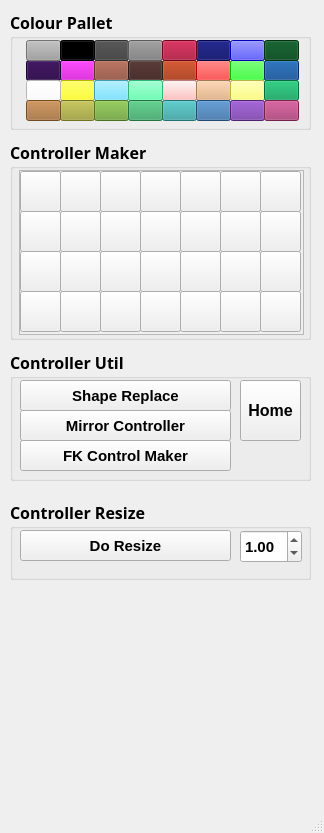
<?xml version="1.0" encoding="UTF-8"?>
<ui version="4.0">
 <class>RigControllerMaker</class>
 <widget class="QMainWindow" name="RigControllerMaker">
  <property name="geometry">
   <rect>
    <x>0</x>
    <y>0</y>
    <width>324</width>
    <height>833</height>
   </rect>
  </property>
  <property name="windowTitle">
   <string>Controller Maker ( ver.1.1.2 )</string>
  </property>
  <widget class="QWidget" name="centralwidget">
   <widget class="QGroupBox" name="Controller_Util_GRP">
    <property name="geometry">
     <rect>
      <x>10</x>
      <y>350</y>
      <width>301</width>
      <height>131</height>
     </rect>
    </property>
    <property name="sizePolicy">
     <sizepolicy hsizetype="Preferred" vsizetype="Maximum">
      <horstretch>0</horstretch>
      <verstretch>0</verstretch>
     </sizepolicy>
    </property>
    <property name="font">
     <font>
      <family>Waree</family>
      <pointsize>12</pointsize>
      <weight>75</weight>
      <bold>true</bold>
     </font>
    </property>
    <property name="title">
     <string>Controller Util</string>
    </property>
    <widget class="QPushButton" name="Shape_Replace_BTN">
     <property name="geometry">
      <rect>
       <x>10</x>
       <y>30</y>
       <width>211</width>
       <height>31</height>
      </rect>
     </property>
     <property name="font">
      <font>
       <family>Cantarell</family>
       <pointsize>11</pointsize>
       <weight>75</weight>
       <bold>true</bold>
      </font>
     </property>
     <property name="styleSheet">
      <string notr="true">QPushButton:checked{
background-color : rgb(0,255,0)
}</string>
     </property>
     <property name="text">
      <string>Shape Replace</string>
     </property>
    </widget>
    <widget class="QPushButton" name="FK_Control_Maker_BTN">
     <property name="geometry">
      <rect>
       <x>10</x>
       <y>90</y>
       <width>211</width>
       <height>31</height>
      </rect>
     </property>
     <property name="font">
      <font>
       <family>Cantarell</family>
       <pointsize>11</pointsize>
       <weight>75</weight>
       <bold>true</bold>
      </font>
     </property>
     <property name="text">
      <string>FK Control Maker</string>
     </property>
    </widget>
    <widget class="QPushButton" name="homeNull_BTN">
     <property name="geometry">
      <rect>
       <x>230</x>
       <y>30</y>
       <width>61</width>
       <height>61</height>
      </rect>
     </property>
     <property name="font">
      <font>
       <family>Cantarell</family>
       <pointsize>12</pointsize>
       <weight>75</weight>
       <italic>false</italic>
       <bold>true</bold>
      </font>
     </property>
     <property name="text">
      <string>Home</string>
     </property>
    </widget>
    <widget class="QPushButton" name="mirrorController_BTN">
     <property name="geometry">
      <rect>
       <x>10</x>
       <y>60</y>
       <width>211</width>
       <height>31</height>
      </rect>
     </property>
     <property name="font">
      <font>
       <family>Cantarell</family>
       <pointsize>11</pointsize>
       <weight>75</weight>
       <bold>true</bold>
      </font>
     </property>
     <property name="text">
      <string>Mirror Controller</string>
     </property>
    </widget>
   </widget>
   <widget class="QGroupBox" name="Colour_Pallet_GRP">
    <property name="geometry">
     <rect>
      <x>10</x>
      <y>10</y>
      <width>301</width>
      <height>120</height>
     </rect>
    </property>
    <property name="sizePolicy">
     <sizepolicy hsizetype="Preferred" vsizetype="Maximum">
      <horstretch>0</horstretch>
      <verstretch>0</verstretch>
     </sizepolicy>
    </property>
    <property name="minimumSize">
     <size>
      <width>0</width>
      <height>120</height>
     </size>
    </property>
    <property name="font">
     <font>
      <family>Waree</family>
      <pointsize>12</pointsize>
      <weight>75</weight>
      <bold>true</bold>
     </font>
    </property>
    <property name="title">
     <string>Colour Pallet</string>
    </property>
    <widget class="QPushButton" name="color_10_BTN">
     <property name="geometry">
      <rect>
       <x>50</x>
       <y>50</y>
       <width>35</width>
       <height>21</height>
      </rect>
     </property>
     <property name="styleSheet">
      <string notr="true">QPushButton{
background-color : rgb(199,0,199)
}</string>
     </property>
     <property name="text">
      <string/>
     </property>
    </widget>
    <widget class="QPushButton" name="color_11_BTN">
     <property name="geometry">
      <rect>
       <x>84</x>
       <y>50</y>
       <width>35</width>
       <height>21</height>
      </rect>
     </property>
     <property name="styleSheet">
      <string notr="true">QPushButton{
background-color : rgb(137,71,51)
}</string>
     </property>
     <property name="text">
      <string/>
     </property>
    </widget>
    <widget class="QPushButton" name="color_9_BTN">
     <property name="geometry">
      <rect>
       <x>16</x>
       <y>50</y>
       <width>35</width>
       <height>21</height>
      </rect>
     </property>
     <property name="styleSheet">
      <string notr="true">QPushButton{
background-color : rgb(37,0,67)
}</string>
     </property>
     <property name="text">
      <string/>
     </property>
    </widget>
    <widget class="QPushButton" name="color_13_BTN">
     <property name="geometry">
      <rect>
       <x>152</x>
       <y>50</y>
       <width>35</width>
       <height>21</height>
      </rect>
     </property>
     <property name="styleSheet">
      <string notr="true">QPushButton{
background-color : rgb(153,37,0)
}</string>
     </property>
     <property name="text">
      <string/>
     </property>
    </widget>
    <widget class="QPushButton" name="color_12_BTN">
     <property name="geometry">
      <rect>
       <x>118</x>
       <y>50</y>
       <width>35</width>
       <height>21</height>
      </rect>
     </property>
     <property name="styleSheet">
      <string notr="true">QPushButton{
background-color : rgb(62,34,31)
}</string>
     </property>
     <property name="text">
      <string/>
     </property>
    </widget>
    <widget class="QPushButton" name="color_14_BTN">
     <property name="geometry">
      <rect>
       <x>186</x>
       <y>50</y>
       <width>35</width>
       <height>21</height>
      </rect>
     </property>
     <property name="styleSheet">
      <string notr="true">QPushButton{
background-color : rgb(255,0,00)
}</string>
     </property>
     <property name="text">
      <string/>
     </property>
    </widget>
    <widget class="QPushButton" name="color_15_BTN">
     <property name="geometry">
      <rect>
       <x>220</x>
       <y>50</y>
       <width>35</width>
       <height>21</height>
      </rect>
     </property>
     <property name="styleSheet">
      <string notr="true">QPushButton{
background-color : rgb(0,255,0)
}</string>
     </property>
     <property name="text">
      <string/>
     </property>
    </widget>
    <widget class="QPushButton" name="color_16_BTN">
     <property name="geometry">
      <rect>
       <x>254</x>
       <y>50</y>
       <width>35</width>
       <height>21</height>
      </rect>
     </property>
     <property name="styleSheet">
      <string notr="true">QPushButton{
background-color : rgb(0,65,135)
}</string>
     </property>
     <property name="text">
      <string/>
     </property>
    </widget>
    <widget class="QPushButton" name="color_18_BTN">
     <property name="geometry">
      <rect>
       <x>50</x>
       <y>70</y>
       <width>35</width>
       <height>21</height>
      </rect>
     </property>
     <property name="styleSheet">
      <string notr="true">QPushButton{
background-color : rgb(255,255,0)
}</string>
     </property>
     <property name="text">
      <string/>
     </property>
    </widget>
    <widget class="QPushButton" name="color_19_BTN">
     <property name="geometry">
      <rect>
       <x>84</x>
       <y>70</y>
       <width>35</width>
       <height>21</height>
      </rect>
     </property>
     <property name="styleSheet">
      <string notr="true">QPushButton{
background-color : rgb(90,220,255)
}</string>
     </property>
     <property name="text">
      <string/>
     </property>
    </widget>
    <widget class="QPushButton" name="color_17_BTN">
     <property name="geometry">
      <rect>
       <x>16</x>
       <y>70</y>
       <width>35</width>
       <height>21</height>
      </rect>
     </property>
     <property name="styleSheet">
      <string notr="true">QPushButton{
background-color : rgb(255,255,255)
}</string>
     </property>
     <property name="text">
      <string/>
     </property>
    </widget>
    <widget class="QPushButton" name="color_21_BTN">
     <property name="geometry">
      <rect>
       <x>152</x>
       <y>70</y>
       <width>35</width>
       <height>21</height>
      </rect>
     </property>
     <property name="styleSheet">
      <string notr="true">QPushButton{
background-color : rgb(255,175,175)
}</string>
     </property>
     <property name="text">
      <string/>
     </property>
    </widget>
    <widget class="QPushButton" name="color_20_BTN">
     <property name="geometry">
      <rect>
       <x>118</x>
       <y>70</y>
       <width>35</width>
       <height>21</height>
      </rect>
     </property>
     <property name="styleSheet">
      <string notr="true">QPushButton{
background-color : rgb(67,255,162)
}</string>
     </property>
     <property name="text">
      <string/>
     </property>
    </widget>
    <widget class="QPushButton" name="color_22_BTN">
     <property name="geometry">
      <rect>
       <x>186</x>
       <y>70</y>
       <width>35</width>
       <height>21</height>
      </rect>
     </property>
     <property name="styleSheet">
      <string notr="true">QPushButton{
background-color : rgb(227,172,121)
}</string>
     </property>
     <property name="text">
      <string/>
     </property>
    </widget>
    <widget class="QPushButton" name="color_23_BTN">
     <property name="geometry">
      <rect>
       <x>220</x>
       <y>70</y>
       <width>35</width>
       <height>21</height>
      </rect>
     </property>
     <property name="styleSheet">
      <string notr="true">QPushButton{
background-color : rgb(255,255,98)
}</string>
     </property>
     <property name="text">
      <string/>
     </property>
    </widget>
    <widget class="QPushButton" name="color_24_BTN">
     <property name="geometry">
      <rect>
       <x>254</x>
       <y>70</y>
       <width>35</width>
       <height>21</height>
      </rect>
     </property>
     <property name="styleSheet">
      <string notr="true">QPushButton{
background-color : rgb(0,153,83)
}</string>
     </property>
     <property name="text">
      <string/>
     </property>
    </widget>
    <widget class="QPushButton" name="color_26_BTN">
     <property name="geometry">
      <rect>
       <x>50</x>
       <y>90</y>
       <width>35</width>
       <height>21</height>
      </rect>
     </property>
     <property name="styleSheet">
      <string notr="true">QPushButton{
background-color : rgb(158,160,48)
}</string>
     </property>
     <property name="text">
      <string/>
     </property>
    </widget>
    <widget class="QPushButton" name="color_27_BTN">
     <property name="geometry">
      <rect>
       <x>84</x>
       <y>90</y>
       <width>35</width>
       <height>21</height>
      </rect>
     </property>
     <property name="styleSheet">
      <string notr="true">QPushButton{
background-color : rgb(104,160,48)
}</string>
     </property>
     <property name="text">
      <string/>
     </property>
    </widget>
    <widget class="QPushButton" name="color_25_BTN">
     <property name="geometry">
      <rect>
       <x>16</x>
       <y>90</y>
       <width>35</width>
       <height>21</height>
      </rect>
     </property>
     <property name="styleSheet">
      <string notr="true">QPushButton{
background-color : rgb(160,105,48)
}</string>
     </property>
     <property name="text">
      <string/>
     </property>
    </widget>
    <widget class="QPushButton" name="color_29_BTN">
     <property name="geometry">
      <rect>
       <x>152</x>
       <y>90</y>
       <width>35</width>
       <height>21</height>
      </rect>
     </property>
     <property name="styleSheet">
      <string notr="true">QPushButton{
background-color : rgb(48,160,160)
}</string>
     </property>
     <property name="text">
      <string/>
     </property>
    </widget>
    <widget class="QPushButton" name="color_28_BTN">
     <property name="geometry">
      <rect>
       <x>118</x>
       <y>90</y>
       <width>35</width>
       <height>21</height>
      </rect>
     </property>
     <property name="styleSheet">
      <string notr="true">QPushButton{
background-color : rgb(48,160,93)
}</string>
     </property>
     <property name="text">
      <string/>
     </property>
    </widget>
    <widget class="QPushButton" name="color_30_BTN">
     <property name="geometry">
      <rect>
       <x>186</x>
       <y>90</y>
       <width>35</width>
       <height>21</height>
      </rect>
     </property>
     <property name="styleSheet">
      <string notr="true">QPushButton{
background-color : rgb(48,103,160)
}</string>
     </property>
     <property name="text">
      <string/>
     </property>
    </widget>
    <widget class="QPushButton" name="color_31_BTN">
     <property name="geometry">
      <rect>
       <x>220</x>
       <y>90</y>
       <width>35</width>
       <height>21</height>
      </rect>
     </property>
     <property name="styleSheet">
      <string notr="true">QPushButton{
background-color : rgb(111,48,160)
}</string>
     </property>
     <property name="text">
      <string/>
     </property>
    </widget>
    <widget class="QPushButton" name="color_32_BTN">
     <property name="geometry">
      <rect>
       <x>254</x>
       <y>90</y>
       <width>35</width>
       <height>21</height>
      </rect>
     </property>
     <property name="styleSheet">
      <string notr="true">QPushButton{
background-color : rgb(161,48,105)
}</string>
     </property>
     <property name="text">
      <string/>
     </property>
    </widget>
    <widget class="QPushButton" name="color_6_BTN">
     <property name="geometry">
      <rect>
       <x>186</x>
       <y>30</y>
       <width>35</width>
       <height>21</height>
      </rect>
     </property>
     <property name="styleSheet">
      <string notr="true">QPushButton{
background-color : rgb(0,4,95)
}</string>
     </property>
     <property name="text">
      <string/>
     </property>
    </widget>
    <widget class="QPushButton" name="color_1_BTN">
     <property name="geometry">
      <rect>
       <x>16</x>
       <y>30</y>
       <width>35</width>
       <height>21</height>
      </rect>
     </property>
     <property name="font">
      <font>
       <pointsize>10</pointsize>
      </font>
     </property>
     <property name="styleSheet">
      <string notr="true">QPushButton{
background-color : rgb(160,160,160)
}</string>
     </property>
     <property name="text">
      <string/>
     </property>
     <property name="checkable">
      <bool>false</bool>
     </property>
    </widget>
    <widget class="QPushButton" name="color_3_BTN">
     <property name="geometry">
      <rect>
       <x>84</x>
       <y>30</y>
       <width>35</width>
       <height>21</height>
      </rect>
     </property>
     <property name="styleSheet">
      <string notr="true">QPushButton{
background-color : rgb(63,63,63)
}</string>
     </property>
     <property name="text">
      <string/>
     </property>
    </widget>
    <widget class="QPushButton" name="color_4_BTN">
     <property name="geometry">
      <rect>
       <x>118</x>
       <y>30</y>
       <width>35</width>
       <height>21</height>
      </rect>
     </property>
     <property name="styleSheet">
      <string notr="true">QPushButton{
background-color : rgb(127,127,127)
}</string>
     </property>
     <property name="text">
      <string/>
     </property>
    </widget>
    <widget class="QPushButton" name="color_2_BTN">
     <property name="geometry">
      <rect>
       <x>50</x>
       <y>30</y>
       <width>35</width>
       <height>21</height>
      </rect>
     </property>
     <property name="styleSheet">
      <string notr="true">QPushButton{
background-color : rgb(0,0,0)
}</string>
     </property>
     <property name="text">
      <string/>
     </property>
    </widget>
    <widget class="QPushButton" name="color_5_BTN">
     <property name="geometry">
      <rect>
       <x>152</x>
       <y>30</y>
       <width>35</width>
       <height>21</height>
      </rect>
     </property>
     <property name="styleSheet">
      <string notr="true">QPushButton{
background-color : rgb(155,0,40)
}</string>
     </property>
     <property name="text">
      <string/>
     </property>
    </widget>
    <widget class="QPushButton" name="color_7_BTN">
     <property name="geometry">
      <rect>
       <x>220</x>
       <y>30</y>
       <width>35</width>
       <height>21</height>
      </rect>
     </property>
     <property name="styleSheet">
      <string notr="true">QPushButton{
background-color : rgb(0,0,255)
}</string>
     </property>
     <property name="text">
      <string/>
     </property>
    </widget>
    <widget class="QPushButton" name="color_8_BTN">
     <property name="geometry">
      <rect>
       <x>254</x>
       <y>30</y>
       <width>35</width>
       <height>21</height>
      </rect>
     </property>
     <property name="styleSheet">
      <string notr="true">QPushButton{
background-color : rgb(0,70,24)
}</string>
     </property>
     <property name="text">
      <string/>
     </property>
    </widget>
   </widget>
   <widget class="QGroupBox" name="Controller_Maker_GRP">
    <property name="geometry">
     <rect>
      <x>10</x>
      <y>140</y>
      <width>301</width>
      <height>200</height>
     </rect>
    </property>
    <property name="sizePolicy">
     <sizepolicy hsizetype="Preferred" vsizetype="Maximum">
      <horstretch>0</horstretch>
      <verstretch>0</verstretch>
     </sizepolicy>
    </property>
    <property name="minimumSize">
     <size>
      <width>0</width>
      <height>200</height>
     </size>
    </property>
    <property name="font">
     <font>
      <family>Waree</family>
      <pointsize>12</pointsize>
      <weight>75</weight>
      <bold>true</bold>
     </font>
    </property>
    <property name="title">
     <string>Controller Maker</string>
    </property>
    <widget class="QScrollArea" name="scrollArea">
     <property name="geometry">
      <rect>
       <x>9</x>
       <y>30</y>
       <width>285</width>
       <height>165</height>
      </rect>
     </property>
     <property name="widgetResizable">
      <bool>true</bool>
     </property>
     <widget class="QWidget" name="scrollAreaWidgetContents">
      <property name="geometry">
       <rect>
        <x>0</x>
        <y>0</y>
        <width>283</width>
        <height>163</height>
       </rect>
      </property>
      <widget class="QPushButton" name="conMake_21_BTN">
       <property name="geometry">
        <rect>
         <x>240</x>
         <y>80</y>
         <width>41</width>
         <height>41</height>
        </rect>
       </property>
       <property name="minimumSize">
        <size>
         <width>41</width>
         <height>41</height>
        </size>
       </property>
       <property name="maximumSize">
        <size>
         <width>41</width>
         <height>41</height>
        </size>
       </property>
       <property name="text">
        <string/>
       </property>
      </widget>
      <widget class="QPushButton" name="conMake_17_BTN">
       <property name="geometry">
        <rect>
         <x>80</x>
         <y>80</y>
         <width>41</width>
         <height>41</height>
        </rect>
       </property>
       <property name="minimumSize">
        <size>
         <width>41</width>
         <height>41</height>
        </size>
       </property>
       <property name="maximumSize">
        <size>
         <width>41</width>
         <height>41</height>
        </size>
       </property>
       <property name="text">
        <string/>
       </property>
      </widget>
      <widget class="QPushButton" name="conMake_27_BTN">
       <property name="geometry">
        <rect>
         <x>200</x>
         <y>120</y>
         <width>41</width>
         <height>41</height>
        </rect>
       </property>
       <property name="minimumSize">
        <size>
         <width>41</width>
         <height>41</height>
        </size>
       </property>
       <property name="maximumSize">
        <size>
         <width>41</width>
         <height>41</height>
        </size>
       </property>
       <property name="text">
        <string/>
       </property>
      </widget>
      <widget class="QPushButton" name="conMake_5_BTN">
       <property name="geometry">
        <rect>
         <x>160</x>
         <y>0</y>
         <width>41</width>
         <height>41</height>
        </rect>
       </property>
       <property name="minimumSize">
        <size>
         <width>41</width>
         <height>41</height>
        </size>
       </property>
       <property name="maximumSize">
        <size>
         <width>41</width>
         <height>41</height>
        </size>
       </property>
       <property name="text">
        <string/>
       </property>
      </widget>
      <widget class="QPushButton" name="conMake_15_BTN">
       <property name="geometry">
        <rect>
         <x>0</x>
         <y>80</y>
         <width>41</width>
         <height>41</height>
        </rect>
       </property>
       <property name="minimumSize">
        <size>
         <width>41</width>
         <height>41</height>
        </size>
       </property>
       <property name="maximumSize">
        <size>
         <width>41</width>
         <height>41</height>
        </size>
       </property>
       <property name="text">
        <string/>
       </property>
      </widget>
      <widget class="QPushButton" name="conMake_12_BTN">
       <property name="geometry">
        <rect>
         <x>160</x>
         <y>40</y>
         <width>41</width>
         <height>41</height>
        </rect>
       </property>
       <property name="minimumSize">
        <size>
         <width>41</width>
         <height>41</height>
        </size>
       </property>
       <property name="maximumSize">
        <size>
         <width>41</width>
         <height>41</height>
        </size>
       </property>
       <property name="text">
        <string/>
       </property>
      </widget>
      <widget class="QPushButton" name="conMake_9_BTN">
       <property name="geometry">
        <rect>
         <x>40</x>
         <y>40</y>
         <width>41</width>
         <height>41</height>
        </rect>
       </property>
       <property name="minimumSize">
        <size>
         <width>41</width>
         <height>41</height>
        </size>
       </property>
       <property name="maximumSize">
        <size>
         <width>41</width>
         <height>41</height>
        </size>
       </property>
       <property name="text">
        <string/>
       </property>
      </widget>
      <widget class="QPushButton" name="conMake_18_BTN">
       <property name="geometry">
        <rect>
         <x>120</x>
         <y>80</y>
         <width>41</width>
         <height>41</height>
        </rect>
       </property>
       <property name="minimumSize">
        <size>
         <width>41</width>
         <height>41</height>
        </size>
       </property>
       <property name="maximumSize">
        <size>
         <width>41</width>
         <height>41</height>
        </size>
       </property>
       <property name="text">
        <string/>
       </property>
      </widget>
      <widget class="QPushButton" name="conMake_14_BTN">
       <property name="geometry">
        <rect>
         <x>240</x>
         <y>40</y>
         <width>41</width>
         <height>41</height>
        </rect>
       </property>
       <property name="minimumSize">
        <size>
         <width>41</width>
         <height>41</height>
        </size>
       </property>
       <property name="maximumSize">
        <size>
         <width>41</width>
         <height>41</height>
        </size>
       </property>
       <property name="text">
        <string/>
       </property>
      </widget>
      <widget class="QPushButton" name="conMake_8_BTN">
       <property name="geometry">
        <rect>
         <x>0</x>
         <y>40</y>
         <width>41</width>
         <height>41</height>
        </rect>
       </property>
       <property name="minimumSize">
        <size>
         <width>41</width>
         <height>41</height>
        </size>
       </property>
       <property name="maximumSize">
        <size>
         <width>41</width>
         <height>41</height>
        </size>
       </property>
       <property name="text">
        <string/>
       </property>
      </widget>
      <widget class="QPushButton" name="conMake_20_BTN">
       <property name="geometry">
        <rect>
         <x>200</x>
         <y>80</y>
         <width>41</width>
         <height>41</height>
        </rect>
       </property>
       <property name="minimumSize">
        <size>
         <width>41</width>
         <height>41</height>
        </size>
       </property>
       <property name="maximumSize">
        <size>
         <width>41</width>
         <height>41</height>
        </size>
       </property>
       <property name="text">
        <string/>
       </property>
      </widget>
      <widget class="QPushButton" name="conMake_6_BTN">
       <property name="geometry">
        <rect>
         <x>200</x>
         <y>0</y>
         <width>41</width>
         <height>41</height>
        </rect>
       </property>
       <property name="minimumSize">
        <size>
         <width>41</width>
         <height>41</height>
        </size>
       </property>
       <property name="maximumSize">
        <size>
         <width>41</width>
         <height>41</height>
        </size>
       </property>
       <property name="text">
        <string/>
       </property>
      </widget>
      <widget class="QPushButton" name="conMake_22_BTN">
       <property name="geometry">
        <rect>
         <x>0</x>
         <y>120</y>
         <width>41</width>
         <height>41</height>
        </rect>
       </property>
       <property name="minimumSize">
        <size>
         <width>41</width>
         <height>41</height>
        </size>
       </property>
       <property name="maximumSize">
        <size>
         <width>41</width>
         <height>41</height>
        </size>
       </property>
       <property name="text">
        <string/>
       </property>
      </widget>
      <widget class="QPushButton" name="conMake_10_BTN">
       <property name="geometry">
        <rect>
         <x>80</x>
         <y>40</y>
         <width>41</width>
         <height>41</height>
        </rect>
       </property>
       <property name="minimumSize">
        <size>
         <width>41</width>
         <height>41</height>
        </size>
       </property>
       <property name="maximumSize">
        <size>
         <width>41</width>
         <height>41</height>
        </size>
       </property>
       <property name="text">
        <string/>
       </property>
      </widget>
      <widget class="QPushButton" name="conMake_7_BTN">
       <property name="geometry">
        <rect>
         <x>240</x>
         <y>0</y>
         <width>41</width>
         <height>41</height>
        </rect>
       </property>
       <property name="minimumSize">
        <size>
         <width>41</width>
         <height>41</height>
        </size>
       </property>
       <property name="maximumSize">
        <size>
         <width>41</width>
         <height>41</height>
        </size>
       </property>
       <property name="text">
        <string/>
       </property>
      </widget>
      <widget class="QPushButton" name="conMake_23_BTN">
       <property name="geometry">
        <rect>
         <x>40</x>
         <y>120</y>
         <width>41</width>
         <height>41</height>
        </rect>
       </property>
       <property name="minimumSize">
        <size>
         <width>41</width>
         <height>41</height>
        </size>
       </property>
       <property name="maximumSize">
        <size>
         <width>41</width>
         <height>41</height>
        </size>
       </property>
       <property name="text">
        <string/>
       </property>
      </widget>
      <widget class="QPushButton" name="conMake_1_BTN">
       <property name="geometry">
        <rect>
         <x>0</x>
         <y>0</y>
         <width>41</width>
         <height>41</height>
        </rect>
       </property>
       <property name="minimumSize">
        <size>
         <width>41</width>
         <height>41</height>
        </size>
       </property>
       <property name="maximumSize">
        <size>
         <width>41</width>
         <height>41</height>
        </size>
       </property>
       <property name="autoFillBackground">
        <bool>false</bool>
       </property>
       <property name="text">
        <string/>
       </property>
       <property name="icon">
        <iconset>
         <normaloff>../../../../../dexter/Cache_DATA/CRT/JYH/iamges/box_01_btn.jpg</normaloff>../../../../../dexter/Cache_DATA/CRT/JYH/iamges/box_01_btn.jpg</iconset>
       </property>
       <property name="iconSize">
        <size>
         <width>40</width>
         <height>40</height>
        </size>
       </property>
       <property name="shortcut">
        <string>Enter</string>
       </property>
      </widget>
      <widget class="QPushButton" name="conMake_25_BTN">
       <property name="geometry">
        <rect>
         <x>120</x>
         <y>120</y>
         <width>41</width>
         <height>41</height>
        </rect>
       </property>
       <property name="minimumSize">
        <size>
         <width>41</width>
         <height>41</height>
        </size>
       </property>
       <property name="maximumSize">
        <size>
         <width>41</width>
         <height>41</height>
        </size>
       </property>
       <property name="text">
        <string/>
       </property>
      </widget>
      <widget class="QPushButton" name="conMake_2_BTN">
       <property name="geometry">
        <rect>
         <x>40</x>
         <y>0</y>
         <width>41</width>
         <height>41</height>
        </rect>
       </property>
       <property name="minimumSize">
        <size>
         <width>41</width>
         <height>41</height>
        </size>
       </property>
       <property name="maximumSize">
        <size>
         <width>41</width>
         <height>41</height>
        </size>
       </property>
       <property name="text">
        <string/>
       </property>
       <property name="icon">
        <iconset>
         <normaloff>../../../../../dexter/Cache_DATA/CRT/JYH/iamges/box_02_btn.jpg</normaloff>../../../../../dexter/Cache_DATA/CRT/JYH/iamges/box_02_btn.jpg</iconset>
       </property>
       <property name="iconSize">
        <size>
         <width>41</width>
         <height>41</height>
        </size>
       </property>
       <property name="shortcut">
        <string>Ctrl+S</string>
       </property>
      </widget>
      <widget class="QPushButton" name="conMake_4_BTN">
       <property name="geometry">
        <rect>
         <x>120</x>
         <y>0</y>
         <width>41</width>
         <height>41</height>
        </rect>
       </property>
       <property name="minimumSize">
        <size>
         <width>41</width>
         <height>41</height>
        </size>
       </property>
       <property name="maximumSize">
        <size>
         <width>41</width>
         <height>41</height>
        </size>
       </property>
       <property name="text">
        <string/>
       </property>
      </widget>
      <widget class="QPushButton" name="conMake_24_BTN">
       <property name="geometry">
        <rect>
         <x>80</x>
         <y>120</y>
         <width>41</width>
         <height>41</height>
        </rect>
       </property>
       <property name="minimumSize">
        <size>
         <width>41</width>
         <height>41</height>
        </size>
       </property>
       <property name="maximumSize">
        <size>
         <width>41</width>
         <height>41</height>
        </size>
       </property>
       <property name="text">
        <string/>
       </property>
      </widget>
      <widget class="QPushButton" name="conMake_28_BTN">
       <property name="geometry">
        <rect>
         <x>240</x>
         <y>120</y>
         <width>41</width>
         <height>41</height>
        </rect>
       </property>
       <property name="minimumSize">
        <size>
         <width>41</width>
         <height>41</height>
        </size>
       </property>
       <property name="maximumSize">
        <size>
         <width>41</width>
         <height>41</height>
        </size>
       </property>
       <property name="text">
        <string/>
       </property>
      </widget>
      <widget class="QPushButton" name="conMake_11_BTN">
       <property name="geometry">
        <rect>
         <x>120</x>
         <y>40</y>
         <width>41</width>
         <height>41</height>
        </rect>
       </property>
       <property name="minimumSize">
        <size>
         <width>41</width>
         <height>41</height>
        </size>
       </property>
       <property name="maximumSize">
        <size>
         <width>41</width>
         <height>41</height>
        </size>
       </property>
       <property name="text">
        <string/>
       </property>
      </widget>
      <widget class="QPushButton" name="conMake_16_BTN">
       <property name="geometry">
        <rect>
         <x>40</x>
         <y>80</y>
         <width>41</width>
         <height>41</height>
        </rect>
       </property>
       <property name="minimumSize">
        <size>
         <width>41</width>
         <height>41</height>
        </size>
       </property>
       <property name="maximumSize">
        <size>
         <width>41</width>
         <height>41</height>
        </size>
       </property>
       <property name="text">
        <string/>
       </property>
      </widget>
      <widget class="QPushButton" name="conMake_13_BTN">
       <property name="geometry">
        <rect>
         <x>200</x>
         <y>40</y>
         <width>41</width>
         <height>41</height>
        </rect>
       </property>
       <property name="minimumSize">
        <size>
         <width>41</width>
         <height>41</height>
        </size>
       </property>
       <property name="maximumSize">
        <size>
         <width>41</width>
         <height>41</height>
        </size>
       </property>
       <property name="text">
        <string/>
       </property>
      </widget>
      <widget class="QPushButton" name="conMake_19_BTN">
       <property name="geometry">
        <rect>
         <x>160</x>
         <y>80</y>
         <width>41</width>
         <height>41</height>
        </rect>
       </property>
       <property name="minimumSize">
        <size>
         <width>41</width>
         <height>41</height>
        </size>
       </property>
       <property name="maximumSize">
        <size>
         <width>41</width>
         <height>41</height>
        </size>
       </property>
       <property name="text">
        <string/>
       </property>
      </widget>
      <widget class="QPushButton" name="conMake_3_BTN">
       <property name="geometry">
        <rect>
         <x>80</x>
         <y>0</y>
         <width>41</width>
         <height>41</height>
        </rect>
       </property>
       <property name="minimumSize">
        <size>
         <width>41</width>
         <height>41</height>
        </size>
       </property>
       <property name="maximumSize">
        <size>
         <width>41</width>
         <height>41</height>
        </size>
       </property>
       <property name="text">
        <string/>
       </property>
       <property name="icon">
        <iconset>
         <normaloff>../../../../../dexter/Cache_DATA/CRT/JYH/iamges/box_03_btn.jpg</normaloff>../../../../../dexter/Cache_DATA/CRT/JYH/iamges/box_03_btn.jpg</iconset>
       </property>
       <property name="iconSize">
        <size>
         <width>41</width>
         <height>41</height>
        </size>
       </property>
      </widget>
      <widget class="QPushButton" name="conMake_26_BTN">
       <property name="geometry">
        <rect>
         <x>160</x>
         <y>120</y>
         <width>41</width>
         <height>41</height>
        </rect>
       </property>
       <property name="minimumSize">
        <size>
         <width>41</width>
         <height>41</height>
        </size>
       </property>
       <property name="maximumSize">
        <size>
         <width>41</width>
         <height>41</height>
        </size>
       </property>
       <property name="text">
        <string/>
       </property>
      </widget>
     </widget>
    </widget>
   </widget>
   <widget class="QGroupBox" name="Controller_Resize_GRP">
    <property name="geometry">
     <rect>
      <x>10</x>
      <y>500</y>
      <width>301</width>
      <height>80</height>
     </rect>
    </property>
    <property name="sizePolicy">
     <sizepolicy hsizetype="Preferred" vsizetype="Maximum">
      <horstretch>0</horstretch>
      <verstretch>0</verstretch>
     </sizepolicy>
    </property>
    <property name="minimumSize">
     <size>
      <width>0</width>
      <height>80</height>
     </size>
    </property>
    <property name="font">
     <font>
      <family>Waree</family>
      <pointsize>12</pointsize>
      <weight>75</weight>
      <bold>true</bold>
     </font>
    </property>
    <property name="title">
     <string>Controller Resize</string>
    </property>
    <widget class="QDoubleSpinBox" name="Do_Resize_DSB">
     <property name="geometry">
      <rect>
       <x>230</x>
       <y>30</y>
       <width>62</width>
       <height>33</height>
      </rect>
     </property>
     <property name="font">
      <font>
       <family>Cantarell</family>
       <pointsize>11</pointsize>
       <weight>75</weight>
       <bold>true</bold>
      </font>
     </property>
     <property name="minimum">
      <double>-10.000000000000000</double>
     </property>
     <property name="maximum">
      <double>10.000000000000000</double>
     </property>
     <property name="singleStep">
      <double>0.500000000000000</double>
     </property>
     <property name="value">
      <double>1.000000000000000</double>
     </property>
    </widget>
    <widget class="QPushButton" name="Do_Resize_BTN">
     <property name="geometry">
      <rect>
       <x>10</x>
       <y>30</y>
       <width>211</width>
       <height>31</height>
      </rect>
     </property>
     <property name="font">
      <font>
       <family>Cantarell</family>
       <pointsize>11</pointsize>
       <weight>75</weight>
       <bold>true</bold>
      </font>
     </property>
     <property name="text">
      <string>Do Resize</string>
     </property>
    </widget>
   </widget>
  </widget>
  <widget class="QStatusBar" name="statusbar"/>
 </widget>
 <resources/>
 <connections/>
</ui>
